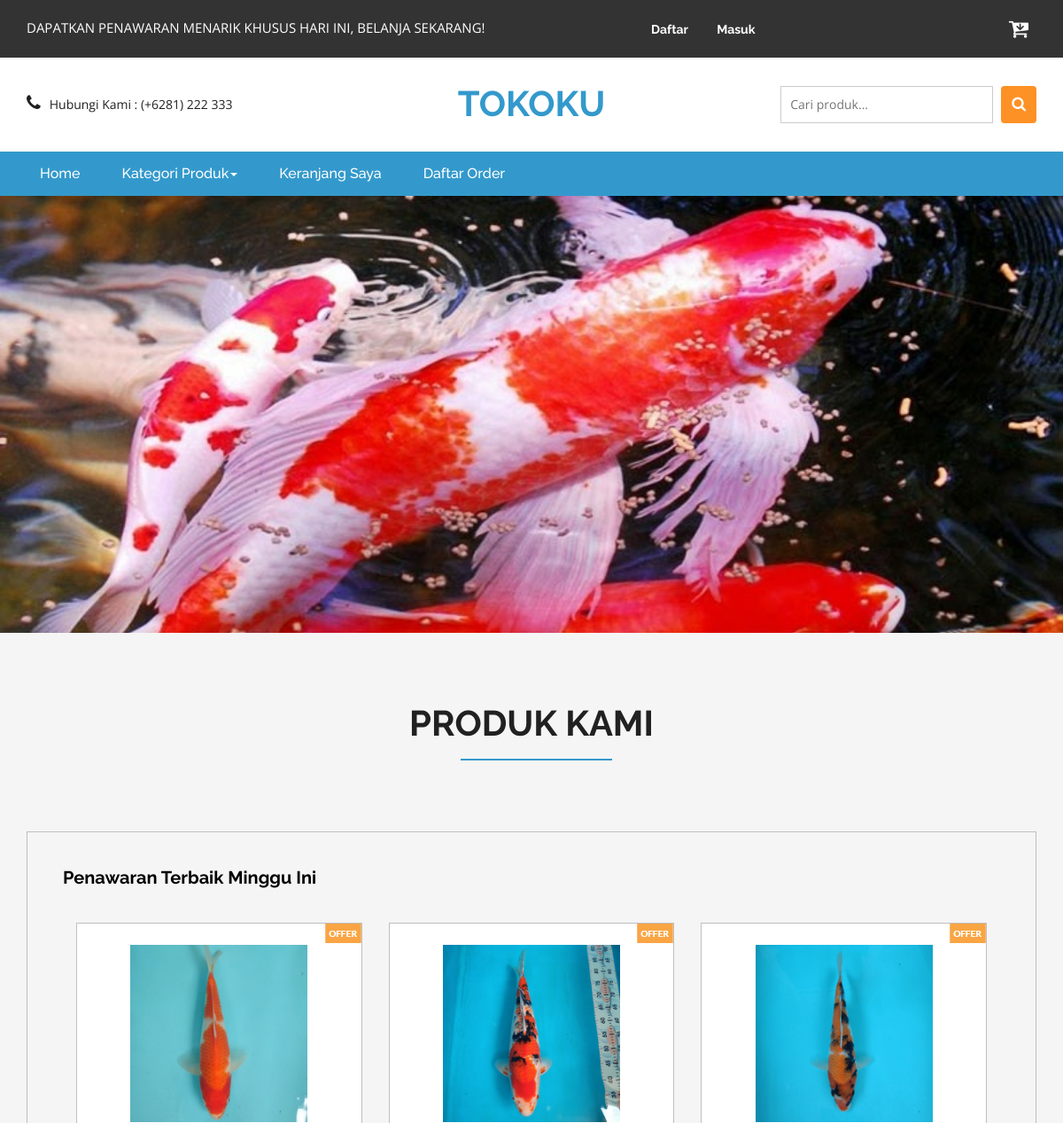
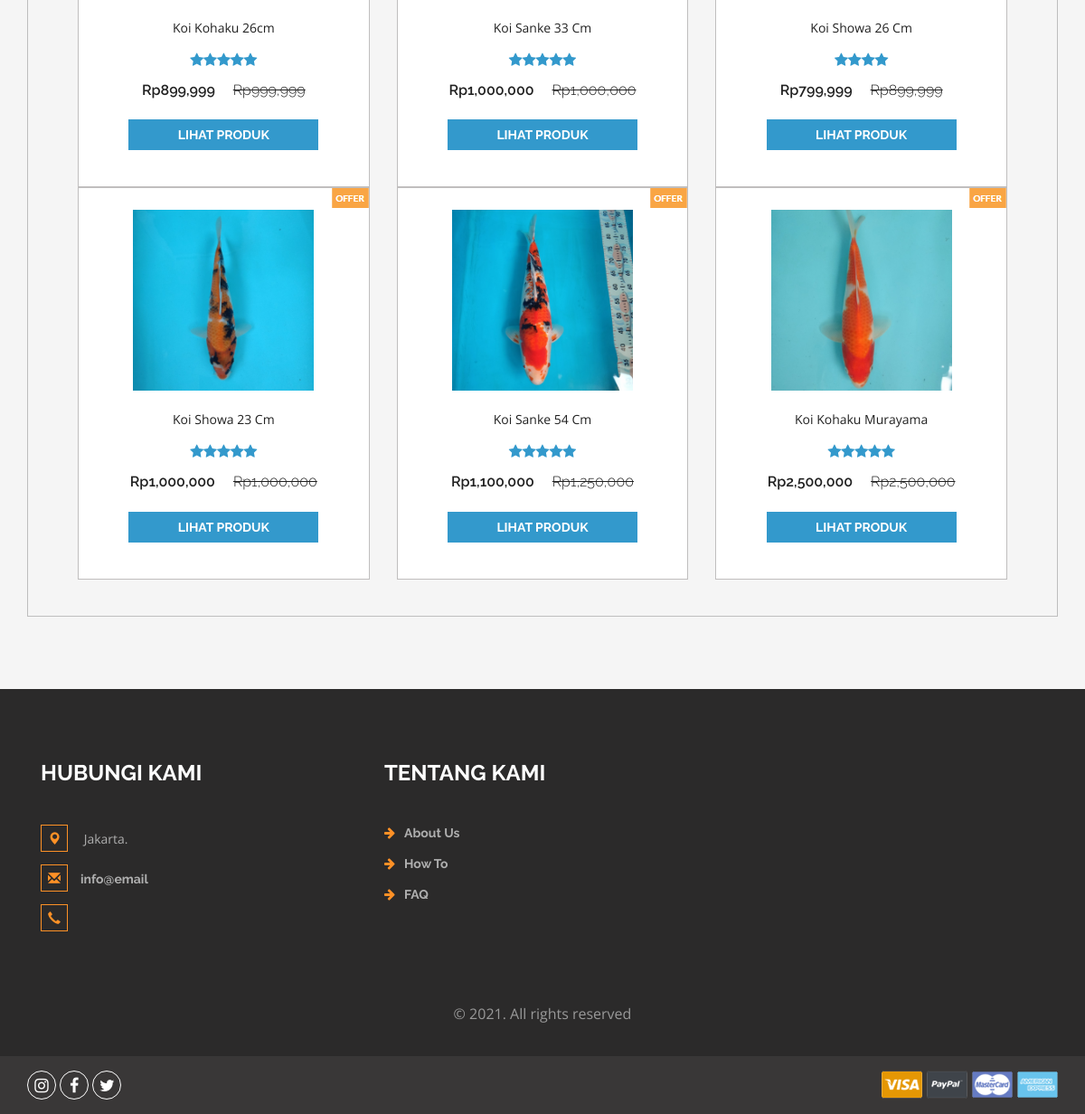
The page / on the database its author committed (2 pictures, top to bottom).
### tables this page shows
CREATE TABLE `produk` (
  `idproduk` int(11) NOT NULL,
  `idkategori` int(11) NOT NULL,
  `namaproduk` varchar(30) NOT NULL,
  `gambar` varchar(100) NOT NULL,
  `deskripsi` varchar(200) NOT NULL,
  `rate` int(11) NOT NULL,
  `status` varchar(25) NOT NULL,
  `hargabefore` int(11) NOT NULL,
  `hargaafter` int(11) NOT NULL,
  `tgldibuat` timestamp NOT NULL DEFAULT current_timestamp()
);

### index.php (the view, shortened to what this page needs)
<?php
include 'dbconnect.php';
?>
<!DOCTYPE html>
<html>
<head>
<link href="css/bootstrap.css" rel="stylesheet" type="text/css" media="all" />
<link href="css/style.css" rel="stylesheet" type="text/css" media="all" />
<link href="css/font-awesome.css" rel="stylesheet">
</head>
<body>
	<div class="agileits_header">
		<div class="container">
			<div class="w3l_offers">
				<p>DAPATKAN PENAWARAN MENARIK KHUSUS HARI INI, BELANJA SEKARANG!</p>
			</div>
			<div class="agile-login">
				<ul>
				<?php
				if(!isset($_SESSION['log'])){
					echo '
					<li><a href="registered.php"> Daftar</a></li>
					<li><a href="login.php">Masuk</a></li>
					';
				}
				?>
				</ul>
			</div>
			<div class="product_list_header">
					<a href="cart.php"><button class="w3view-cart" type="submit" name="submit" value=""><i class="fa fa-cart-arrow-down" aria-hidden="true"></i></button>
					 </a>
			</div>
			<div class="clearfix"> </div>
		</div>
	</div>
	<div class="logo_products">
		<div class="container">
		<div class="w3ls_logo_products_left1">
				<ul class="phone_email">
					<li><i class="fa fa-phone" aria-hidden="true"></i>Hubungi Kami : (+6281) 222 333</li>
				</ul>
			</div>
			<div class="w3ls_logo_products_left">
				<h1><a href="index.php">TOKOKU</a></h1>
			</div>
		<div class="w3l_search">
			<form action="search.php" method="post">
				<input type="search" name="Search" placeholder="Cari produk...">
				<button type="submit" class="btn btn-default search" aria-label="Left Align">
					<i class="fa fa-search" aria-hidden="true"> </i>
				</button>
			</form>
		</div>
			<div class="clearfix"> </div>
		</div>
	</div>
	<div class="navigation-agileits">
		<div class="container">
			<nav class="navbar navbar-default">
							<div class="collapse navbar-collapse" id="bs-megadropdown-tabs">
								<ul class="nav navbar-nav">
									<li class="active"><a href="index.php" class="act">Home</a></li>
									<li class="dropdown">
										<a href="#" class="dropdown-toggle" data-toggle="dropdown">Kategori Produk<b class="caret"></b></a>
									</li>
									<li><a href="cart.php">Keranjang Saya</a></li>
									<li><a href="daftarorder.php">Daftar Order</a></li>
								</ul>
							</div>
							</nav>
			</div>
		</div>
		<ul id="demo1">
			<li>
				<img src="images/koi4.jpg" alt=""  />
			</li>
		</ul>
	<div class="top-brands">
		<div class="container">
		<h2>Produk Kami</h2>
			<div class="grid_3 grid_5">
				<div class="bs-example bs-example-tabs" role="tabpanel" data-example-id="togglable-tabs">
					<div id="myTabContent" class="tab-content">
						<div role="tabpanel" class="tab-pane fade in active" id="expeditions" aria-labelledby="expeditions-tab">
							<div class="agile-tp">
								<h5>Penawaran Terbaik Minggu Ini
								</h5>
								</div>
							<div class="agile_top_brands_grids">
							<?php
											$brgs=mysqli_query($conn,"SELECT * from produk order by idproduk ASC");
											while($p=mysqli_fetch_array($brgs)){
												?>
								<div class="col-md-4 top_brand_left">
									<div class="hover14 column">
										<div class="agile_top_brand_left_grid">
											<div class="agile_top_brand_left_grid_pos">
												<img src="images/offer.png" alt=" " class="img-responsive" />
											</div>
											<div class="agile_top_brand_left_grid1">
												<figure>
													<div class="snipcart-item block" >
														<div class="snipcart-thumb">
															<a href="product.php?idproduk=<?php echo $p['idproduk'] ?>"><img title=" " alt=" " src="<?php echo $p['gambar']?>" width="200px" height="200px" /></a>
															<p><?php echo $p['namaproduk'] ?></p>
															<div class="stars">
															<?php
															$rate = $p['rate'];
															for($n=1;$n<=$rate;$n++){
																echo '<i class="fa fa-star blue-star" aria-hidden="true"></i>';
															};
															?>
															</div>
															<h4>Rp<?php echo number_format($p['hargaafter']) ?> <span>Rp<?php echo number_format($p['hargabefore']) ?></span></h4>
														</div>
														<div class="snipcart-details top_brand_home_details">
																<fieldset>
																	<a href="product.php?idproduk=<?php echo $p['idproduk'] ?>"><input type="submit" class="button" value="Lihat Produk" /></a>
																</fieldset>
														</div>
													</div>
												</figure>
											</div>
										</div>
									</div>
								</div>
								<?php
											}
								?>
								<div class="clearfix"> </div>
							</div>
						</div>
					</div>
				</div>
			</div>
		</div>
	</div>
<div class="footer">
		<div class="container">
			<div class="w3_footer_grids">
				<div class="col-md-4 w3_footer_grid">
					<h3>Hubungi Kami</h3>
					<ul class="address">
						<li><i class="glyphicon glyphicon-map-marker" aria-hidden="true"></i> Jakarta.</li>
						<li><i class="glyphicon glyphicon-envelope" aria-hidden="true"></i><a href="mailto:info@email">info@email</a></li>
						<li><i class="glyphicon glyphicon-earphone" aria-hidden="true"></i></li>
					</ul>
				</div>
				<div class="col-md-3 w3_footer_grid">
					<h3>Tentang Kami</h3>
					<ul class="info">
						<li><i class="fa fa-arrow-right" aria-hidden="true"></i><a href="about.html">About Us</a></li>
						<li><i class="fa fa-arrow-right" aria-hidden="true"></i><a href="about.html">How To</a></li>
						<li><i class="fa fa-arrow-right" aria-hidden="true"></i><a href="about.html">FAQ</a></li>
					</ul>
				</div>
				<div class="clearfix"> </div>
			</div>
		</div>
		<div class="footer-copy">
			<div class="container">
				<p>© 2021. All rights reserved</p>
			</div>
		</div>
	</div>
	<div class="footer-botm">
			<div class="container">
				<div class="w3layouts-foot">
					<ul>
						<li><a href="#" class="w3_agile_instagram"><i class="fa fa-instagram" aria-hidden="true"></i></a></li>
						<li><a href="#" class="w3_agile_facebook"><i class="fa fa-facebook" aria-hidden="true"></i></a></li>
						<li><a href="#" class="agile_twitter"><i class="fa fa-twitter" aria-hidden="true"></i></a></li>
					</ul>
				</div>
				<div class="payment-w3ls">
					<img src="images/card.png" alt=" " class="img-responsive">
				</div>
				<div class="clearfix"> </div>
			</div>
		</div>
<link href="css/skdslider.css" rel="stylesheet">
</body>
</html>

### css/skdslider.css (style rules this page uses)
.skdslider ul.slides { margin:0; padding:0; list-style-type:none; }
.skdslider ul.slides li { display: none; }
.skdslider ul.slides li img { width: 100%; border:0; }

### rows shown on the page
produk: gambar (picture), namaproduk "Koi Kohaku 26cm", rate 5 (drawn), hargaafter "899,999", hargabefore "999,999"
produk: gambar (picture), namaproduk "Koi Sanke 33 Cm", rate 5 (drawn), hargaafter "1,000,000", hargabefore "1,000,000"
produk: gambar (picture), namaproduk "Koi Showa 26 Cm", rate 4 (drawn), hargaafter "799,999", hargabefore "899,999"
produk: gambar (picture), namaproduk "Koi Showa 23 Cm", rate 5 (drawn), hargaafter "1,000,000", hargabefore "1,000,000"
produk: gambar (picture), namaproduk "Koi Sanke 54 Cm", rate 5 (drawn), hargaafter "1,100,000", hargabefore "1,250,000"
produk: gambar (picture), namaproduk "Koi Kohaku Murayama", rate 5 (drawn), hargaafter "2,500,000", hargabefore "2,500,000"
